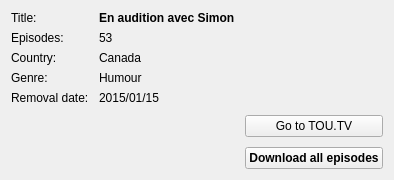
<?xml version="1.0" encoding="UTF-8"?>
<ui version="4.0">
 <class>infos_frame_emission</class>
 <widget class="QWidget" name="infos_frame_emission">
  <layout class="QHBoxLayout" name="horizontalLayout" stretch="3,2">
   <property name="spacing">
    <number>10</number>
   </property>
   <item>
    <layout class="QVBoxLayout" name="verticalLayout">
     <item>
      <layout class="QFormLayout" name="main_form_layout">
       <property name="fieldGrowthPolicy">
        <enum>QFormLayout::AllNonFixedFieldsGrow</enum>
       </property>
       <property name="horizontalSpacing">
        <number>10</number>
       </property>
       <property name="verticalSpacing">
        <number>6</number>
       </property>
       <item row="0" column="0">
        <widget class="QLabel" name="title_label">
         <property name="text">
          <string>Title:</string>
         </property>
        </widget>
       </item>
       <item row="0" column="1">
        <widget class="QLabel" name="title_label_value">
         <property name="font">
          <font>
           <weight>75</weight>
           <bold>true</bold>
          </font>
         </property>
         <property name="text">
          <string>En audition avec Simon</string>
         </property>
        </widget>
       </item>
       <item row="2" column="0">
        <widget class="QLabel" name="country_label">
         <property name="text">
          <string>Country:</string>
         </property>
        </widget>
       </item>
       <item row="2" column="1">
        <widget class="QLabel" name="country_label_value">
         <property name="text">
          <string>Canada</string>
         </property>
        </widget>
       </item>
       <item row="3" column="0">
        <widget class="QLabel" name="genre_label">
         <property name="text">
          <string>Genre:</string>
         </property>
        </widget>
       </item>
       <item row="3" column="1">
        <widget class="QLabel" name="genre_label_value">
         <property name="text">
          <string>Humour</string>
         </property>
        </widget>
       </item>
       <item row="4" column="0">
        <widget class="QLabel" name="removal_date_label">
         <property name="text">
          <string>Removal date:</string>
         </property>
        </widget>
       </item>
       <item row="4" column="1">
        <widget class="QLabel" name="removal_date_label_value">
         <property name="text">
          <string>2015/01/15</string>
         </property>
        </widget>
       </item>
       <item row="1" column="0">
        <widget class="QLabel" name="episodes_label">
         <property name="text">
          <string>Episodes:</string>
         </property>
        </widget>
       </item>
       <item row="1" column="1">
        <widget class="QLabel" name="episodes_label_value">
         <property name="text">
          <string>53</string>
         </property>
        </widget>
       </item>
      </layout>
     </item>
     <item>
      <widget class="QLabel" name="label_9">
       <property name="text">
        <string/>
       </property>
       <property name="textFormat">
        <enum>Qt::PlainText</enum>
       </property>
       <property name="alignment">
        <set>Qt::AlignLeading|Qt::AlignLeft|Qt::AlignTop</set>
       </property>
       <property name="wordWrap">
        <bool>true</bool>
       </property>
      </widget>
     </item>
     <item>
      <spacer name="verticalSpacer_2">
       <property name="orientation">
        <enum>Qt::Vertical</enum>
       </property>
       <property name="sizeHint" stdset="0">
        <size>
         <width>20</width>
         <height>40</height>
        </size>
       </property>
      </spacer>
     </item>
    </layout>
   </item>
   <item>
    <layout class="QVBoxLayout" name="verticalLayout_2">
     <item>
      <spacer name="verticalSpacer">
       <property name="orientation">
        <enum>Qt::Vertical</enum>
       </property>
       <property name="sizeHint" stdset="0">
        <size>
         <width>20</width>
         <height>40</height>
        </size>
       </property>
      </spacer>
     </item>
     <item>
      <widget class="QPushButton" name="goto_toutv_btn">
       <property name="text">
        <string>Go to TOU.TV</string>
       </property>
      </widget>
     </item>
     <item>
      <widget class="QPushButton" name="dl_btn">
       <property name="font">
        <font>
         <weight>75</weight>
         <bold>true</bold>
        </font>
       </property>
       <property name="text">
        <string>Download all episodes</string>
       </property>
      </widget>
     </item>
    </layout>
   </item>
  </layout>
 </widget>
 <resources/>
 <connections/>
</ui>
